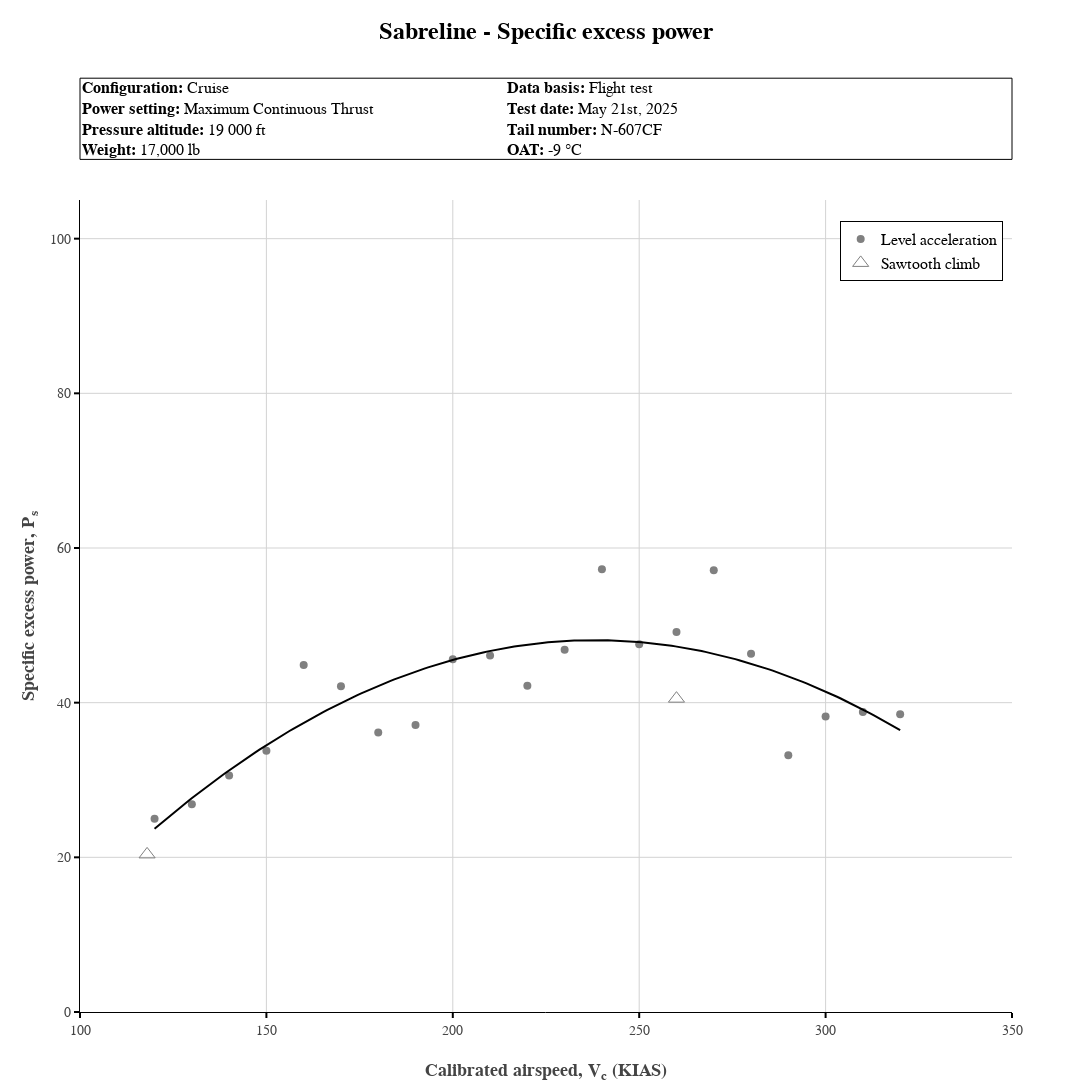

The notebook cell saved with this chart:
### Code cell
#Level accel and sawtooth climb plot
fig=go.Figure()

fig.add_trace(go.Scatter(x=LA_CAS, y=LA_Ps, mode='markers', name='Level acceleration', marker=dict(size=8, symbol='circle',color='grey')))
fig.add_trace(go.Scatter(x=ST_CAS, y=ST_Ps, mode='markers', name='Sawtooth climb',  marker=dict(size=14, symbol='triangle-up-open',color='grey')))

if anchor!=0:
    fig.add_trace(go.Scatter(x=[anchor], y=[0], mode='markers', name='Anchor point', marker=dict(size=14, symbol='star',color='grey')))

fig.add_trace(go.Scatter(x=CAS_fit, y=Ps_fit, mode='lines', name='Fitted curve', line=dict(color='black', width=2),showlegend=False,) )

fig.update_layout(
            template=matlab_template,
            title="Sabreline - Specific excess power",
            xaxis=dict(title='Calibrated airspeed, V<sub>c</sub> (KIAS)',range=[100,350],),
            yaxis=dict(title='Specific excess power, P<sub>s</sub>',range=[0,105]),
            legend=dict(font=dict(size=16, color="black",family="Arial"),
                        yanchor="bottom", y=0.9, xanchor="right", x=0.99,
                        ),
            showlegend=True,
            width=8.42*180,
            height=6.4*180,
        )

fig.add_shape(type="rect", xref="paper", yref="paper",
            x0=0, y0=1.05,     # Bottom-left corner
            x1=1, y1=1.15,     # Top-right corner
            line=dict(color="black", width=1,),
            layer="below",
        )

fig.add_annotation(x=0, y=1.15, xref="paper", yref="paper",align='left',
    font=dict(size=16, color="black",family="Arial"),
    text=left_text,
    showarrow=False,)

fig.add_annotation(x=0.55, y=1.15, xref="paper", yref="paper",align='left',
    font=dict(size=16, color="black",family="Arial"),
    text=center_text,
    showarrow=False,)

fig.show()

### Figure 1 — Plotly figure (JSON) as saved in the notebook; plotly's stock layout.template omitted (floating-point values rounded to 4 significant figures; data arrays with more than 128 entries replaced by an {"elided": "..."} marker saying what was removed)
{"data": [{"marker": {"color": "grey", "size": 8, "symbol": "circle"}, "mode": "markers", "name": "Level acceleration", "type": "scatter", "x": [120, 130, 140, 150, 160, 170, 180, 190, 200, 210, 220, 230, 240, 250, 260, 270, 280, 290, 300, 310, 320], "y": [24.99, 26.85, 30.57, 33.77, 44.87, 42.13, 36.15, 37.12, 45.62, 46.11, 42.18, 46.83, 57.26, 47.54, 49.13, 57.12, 46.32, 33.21, 38.21, 38.78, 38.49]}, {"marker": {"color": "grey", "size": 14, "symbol": "triangle-up-open"}, "mode": "markers", "name": "Sawtooth climb", "type": "scatter", "x": [260, 118], "y": [40.52, 20.38]}, {"line": {"color": "black", "width": 2}, "mode": "lines", "name": "Fitted curve", "showlegend": false, "type": "scatter", "x": {"elided": "200 float values"}, "y": {"elided": "200 float values"}}], "layout": {"annotations": [{"align": "left", "font": {"color": "black", "family": "Arial", "size": 16}, "showarrow": false, "text": "<b>Configuration:</b> Cruise<br><b>Power setting:</b> Maximum Continuous Thrust<br><b>Pressure altitude:</b> 19 000 ft<br><b>Weight:</b> 17,000 lb<br>", "x": 0, "xref": "paper", "y": 1.15, "yref": "paper"}, {"align": "left", "font": {"color": "black", "family": "Arial", "size": 16}, "showarrow": false, "text": "<b>Data basis:</b> Flight test<br><b>Test date:</b> May 21st, 2025<br><b>Tail number:</b> N-607CF<br><b>OAT:</b> -9 °C<br>", "x": 0.55, "xref": "paper", "y": 1.15, "yref": "paper"}], "height": 1152, "legend": {"font": {"color": "black", "family": "Arial", "size": 16}, "x": 0.99, "xanchor": "right", "y": 0.9, "yanchor": "bottom"}, "shapes": [{"layer": "below", "line": {"color": "black", "width": 1}, "type": "rect", "x0": 0, "x1": 1, "xref": "paper", "y0": 1.05, "y1": 1.15, "yref": "paper"}], "showlegend": true, "title": {"text": "Sabreline - Specific excess power"}, "width": 1516.0, "xaxis": {"range": [100, 350], "title": {"text": "Calibrated airspeed, V<sub>c</sub> (KIAS)"}}, "yaxis": {"range": [0, 105], "title": {"text": "Specific excess power, P<sub>s</sub>"}}}}
